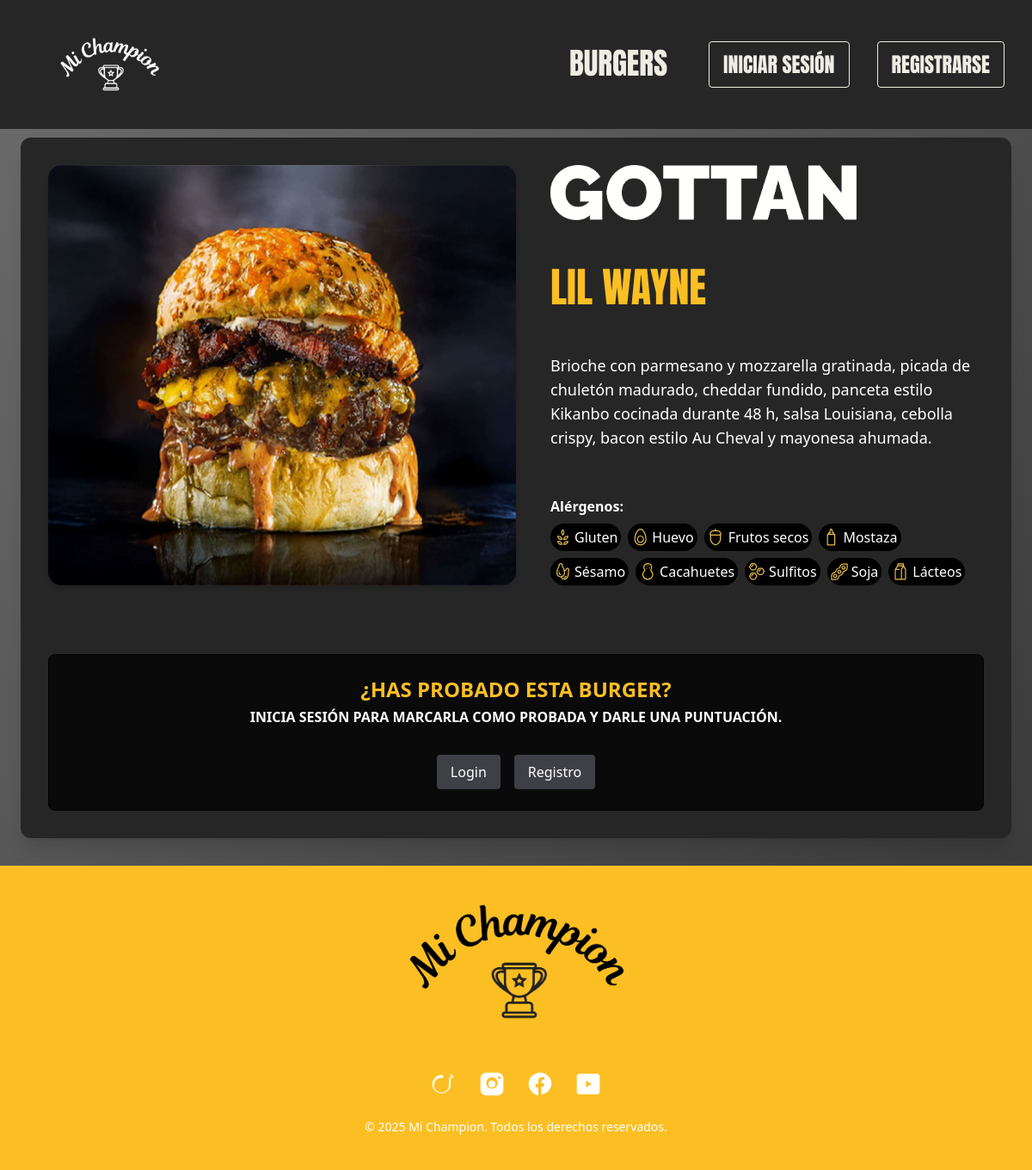
/detalle_burger.php?id=1, run on the app's committed database.
### tables this page shows
CREATE TABLE `burgers` (
  `id` int(11) NOT NULL,
  `nombre` varchar(100) NOT NULL,
  `restaurante` varchar(100) DEFAULT NULL,
  `descripcion` text DEFAULT NULL,
  `logo` varchar(255) DEFAULT NULL,
  `imagen` varchar(255) DEFAULT NULL,
  `destacado` tinyint(1) NOT NULL
);

CREATE TABLE `alergenos` (
  `id` int(11) NOT NULL,
  `nombre` varchar(100) NOT NULL,
  `icono` varchar(255) DEFAULT NULL
);

### Hamburguesas.php (called while the page is built, shortened)
<?php
    class Hamburguesas {
        private $db;
        public function __construct($db) {
            $this->db = $db;
        }
        public function obtenerBurgerPorId($id) {
            $stmt = $this->db->prepare("SELECT * FROM burgers WHERE id = ?");
            $stmt->execute([$id]);
            return $stmt->fetch(PDO::FETCH_ASSOC);
        }
        public function obtenerAlergenosPorBurger($burgerId) {
            $stmt = $this->db->prepare("
            SELECT a.nombre, a.icono
            FROM alergenos a
            JOIN alergenos_burgers ab ON a.id = ab.id_alergeno
            WHERE ab.id_burger = ?");
            $stmt->execute([$burgerId]);
            return $stmt->fetchAll(PDO::FETCH_ASSOC);
        }
    }
?>

### detalle_burger.php (the view, shortened to what this page needs)
<?php
    require_once 'Conexion.php';
    require_once 'Hamburguesas.php';
    $conexion = new Conexion();
    $db = $conexion->getConexion();
    $usuario = new Usuario($db);
    $hamburguesas = new Hamburguesas($db);
    $idBurger = intval($_GET['id']);
    $burger = $hamburguesas->obtenerBurgerPorId($idBurger);
    $alergenos = $hamburguesas->obtenerAlergenosPorBurger($burger['id']);
    $email = $_SESSION['email'];
    $usuarioId = $usuario->obtenerIdUsuario($email);
    $burgerId = $burger['id'];
    $yaProbada = $hamburguesas->probada($usuarioId, $burgerId);
    $atributos = ['Pan', 'Carne', 'Combinacion', 'Originalidad', 'Presentacion'];
    $valoracionGuardada = $hamburguesas->obtenerValoracion($usuarioId, $burger['id']) ?? 0;
    $atributoFavoritoGuardado = $hamburguesas->obtenerAtributoFavorito($usuarioId, $burger['id']);
    $redirect = urlencode("burger_detalle.php?id=$burgerId");
?>
<!DOCTYPE html>
<html lang="es">
    <head>
        <script src="https://cdn.tailwindcss.com"></script>
    </head>
    <body class="bg-gradient-to-br from-[#6c6c6c] to-[#343434] text-white">
        <?php include('components/header.php');?>
        <main class="pt-24 mt-8">
            <div class="bg-neutral-800 rounded-xl shadow-xl text-white mt-8 mb-8 p-8 max-w-6xl mx-auto">
                <div class="flex flex-col lg:flex-row gap-10">
                    <div class="flex-shrink-0 w-full lg:w-1/2">
                        <img src="public/<?= htmlspecialchars($burger['imagen']) ?>" alt="<?= htmlspecialchars($burger['nombre']) ?>" class="rounded-2xl w-full object-cover shadow-md">
                    </div>
                    <div class="flex flex-col justify-between w-full lg:w-1/2 space-y-6">
                        <div class="flex justify-center lg:justify-start">
                            <img src="public/<?= htmlspecialchars($burger['logo']) ?>" alt="Logo <?= htmlspecialchars($burger['restaurante']) ?>" class="h-16">
                        </div>
                        <h1 class="text-3xl md:text-5xl font-anton text-amber-400 uppercase mb-8"><?= htmlspecialchars($burger['nombre']) ?></h1>
                        <p class="text-lg text-white"><?= htmlspecialchars($burger['descripcion']) ?></p>
                        <?php if (!empty($alergenos)): ?>
                            <div>
                                <p class="font-semibold mb-2">Alérgenos:</p>
                                <div class="flex flex-wrap gap-2">
                                    <?php foreach ($alergenos as $alergeno): ?>
                                        <span class="bg-black rounded-full p-1 inline-flex items-center gap-1" title="<?= htmlspecialchars($alergeno['nombre']) ?>">
                                            <img src="public/<?= htmlspecialchars($alergeno['icono']) ?>" alt="<?= htmlspecialchars($alergeno['nombre']) ?>" class="h-5 w-5 object-contain"><?= htmlspecialchars($alergeno['nombre']) ?>
                                        </span>
                                    <?php endforeach; ?>
                                </div>
                            </div>
                        <?php endif; ?>
                    </div>
                </div>
                <div class="w-full mt-20">
                    <?php if (isset($_SESSION['email'])): ?>
                        <div class="mt-8" id="acciones-burger-<?= $burger['id'] ?>">
                            <?php if ($yaProbada): ?>
                                <div class="h-1 w-full bg-amber-400 rounded animate-pulse my-10 mx-auto"></div>
                                <div class="flex flex-col items-center justify-center text-center mb-20">
                                    <p class="text-2xl md:text-4xl font-anton text-white uppercase mb-8">¿Qué fue lo mejor de esta burger?</p>
                                    <div class="flex flex-wrap justify-center gap-4 mt-6">
                                        <?php foreach ($atributos as $atributo): ?>
                                            <form method="POST" action="guardar_atributo.php">
                                                <input type="hidden" name="id_burger" value="<?= htmlspecialchars($burger['id']) ?>">
                                                <input type="hidden" name="id_usuario" value="<?= htmlspecialchars($usuarioId) ?>">
                                                <input type="hidden" name="atributo_favorito" value="<?= $atributo ?>">
                                                <button type="submit" class="cursor-pointer text-center focus:outline-none">
                                                    <img src="public/<?= $atributo ?>.svg" alt="<?= ucfirst($atributo) ?>" class="w-20 h-20 object-contain rounded-full border-4
                                                        <?= ($atributo === $atributoFavoritoGuardado) ? 'border-amber-400' : 'border-transparent' ?> hover:border-amber-400 hover:shadow-lg transition duration-300 mx-auto">
                                                    <p class="text-1xl md:text-2xl font-anton text-white mt-2"><?= ucfirst($atributo) ?></p>
                                                </button>
                                            </form>
                                        <?php endforeach; ?>
                                    </div>
                                </div>
                                <div class="h-1 w-full bg-amber-400 rounded animate-pulse my-10 mx-auto"></div>
                                <div class="mt-20 text-center mt-10 mb-20">
                                    <p class="text-2xl md:text-4xl font-anton text-white uppercase mb-4">¿Qué puntuación le das?</p>
                                    <div class="flex justify-center gap-2 text-4xl">
                                    <?php for ($i = 1; $i <= 5; $i++): ?>
                                        <form method="POST" action="guardar_valoracion.php">
                                            <input type="hidden" name="id_burger" value="<?= htmlspecialchars($burger['id']) ?>">
                                            <input type="hidden" name="id_usuario" value="<?= htmlspecialchars($usuarioId) ?>">
                                            <input type="hidden" name="valoracion" value="<?= $i ?>">
                                            <button type="submit" class="<?= $i <= $valoracionGuardada ? 'text-amber-400' : 'text-gray-400' ?> hover:text-amber-400 transition duration-200">
                                                ★
                                            </button>
                                        </form>
                                    <?php endfor; ?>
                                </div>
                                <div class="h-2 w-full bg-amber-400 rounded animate-pulse my-10 mx-auto"></div>
                                <div class="flex items-center justify-center gap-4 flex-wrap text-center mr-20 mt-20">
                                    <p class="text-2xl md:text-3xl font-anton text-white uppercase mb-8">¿Te equivocaste de burger? 😅</p>
                                    <form method="POST" action="marcar.php" class="inline">
                                        <input type="hidden" name="id_burger" value="<?= htmlspecialchars($burger['id']) ?>">
                                        <input type="hidden" name="id_usuario" value="<?= htmlspecialchars($usuarioId) ?>">
                                        <input type="hidden" name="marcar" value="desmarcar">
                                        <button type="submit" class="text-2xl md:text-3xl font-anton text-amber-400 uppercase mb-8 transition-shadow duration-300 hover:shadow-[0_0_20px_rgba(251,191,36,0.8)]">
                                            Desmarcar como probada
                                        </button>
                                    </form>
                                </div>
                            <?php else: ?>
                                <div class="flex items-center justify-center gap-4 flex-wrap text-center mr-20 mt-20">
                                    <p class="text-2xl md:text-4xl font-anton text-white uppercase mb-8 mr-5">¿Ya la has probado?</p>
                                    <form method="POST" action="marcar.php" class="inline">
                                        <input type="hidden" name="id_burger" value="<?= htmlspecialchars($burger['id']) ?>">
                                        <input type="hidden" name="id_usuario" value="<?= htmlspecialchars($usuarioId) ?>">
                                        <input type="hidden" name="marcar" value="marcar">
                                        <button type="submit" class="text-2xl md:text-4xl font-anton text-amber-400 uppercase mb-8 transition-shadow duration-300 hover:shadow-[0_0_20px_rgba(251,191,36,0.8)]">
                                            Marcar como probada
                                        </button>
                                    </form>
                                </div>
                            <?php endif; ?>
                        </div>
                    <?php else: ?>
                        <div class="mt-6 mx-auto p-6 border border-black bg-neutral-950 rounded-lg text-center shadow-sm">
                            <h3 class="text-2xl font-extrabold text-amber-400 uppercase mb-1">¿Has probado esta burger?</h3>
                            <p class="text-1xl font-extrabold text-white uppercase mb-8">Inicia sesión para marcarla como probada y darle una puntuación.</p>
                            <div class="flex justify-center gap-4">
                                <a href="login.php" class="px-4 py-2 bg-zinc-700 text-white rounded hover:bg-amber-400 hover:text-black transition">Login</a>
                                <a href="registro.php?redirect=<?= $redirect ?>" class="px-4 py-2 bg-zinc-700 text-white rounded hover:bg-amber-400 hover:text-black transition">Registro</a>
                            </div>
                        </div>
                    <?php endif; ?>
                </div>
            </div>
        </main>
        <?php include('components/footer.php'); ?>
    </body>
</html>

### components/header.php (shortened to what this page needs)
<header>
    <nav class="fixed top-0 w-full z-50 bg-neutral-800 h-30">
        <div class="max-w-7xl mx-auto px-4 sm:px-6 lg:px-8 py-10">
            <?php if (!isset($_SESSION['email'])): ?>
                <div class="flex justify-between items-center h-full">
                    <a href="index.php" class="flex-shrink-0">
                        <img src="public/michampion_oscuro.png" alt="Mi Champion" style="height: 70px;">
                    </a>
                    <div class="flex space-x-8">
                        <a href="carta_burgers.php" class="text-[20px] md:text-[30px] lg:text-[35px] uppercase font-anton text-[#efece3] px-4 py-2 leading-none hover:text-amber-400 transition-colors duration-200">Burgers</a>
                        <a href="login.php" class="text-[16px] md:text-[20px] lg:text-[24px] uppercase font-anton text-[#efece3] border border-[#efece3] px-4 py-2 rounded hover:text-amber-400 hover:border-amber-400 transition-colors duration-200">Iniciar sesión</a>
                        <a href="registro.php" class="text-[16px] md:text-[20px] lg:text-[24px] uppercase font-anton text-[#efece3] border border-[#efece3] px-4 py-2 rounded hover:text-amber-400 hover:border-amber-400 transition-colors duration-200">Registrarse</a>
                    </div>
                </div>
            <?php endif; ?>
        </div>
    </nav>
</header>

### components/footer.php (shortened to what this page needs)
<footer id="brx-footer">
            <section id="brxe-rjzhkj" class="brxe-section bg-amber-400 py-10">
                <div id="brxe-plxjke" class="brxe-container mx-auto text-center">
                    <div id="brxe-sxniwt" class="mb-6">
                        <img src="public/michampion_logo.png" alt="Logo Mi Champion" class="mx-auto w-64 h-auto">
                    </div>
                    <div class="flex justify-center space-x-6 text-white mt-6">
                        <div class="flex justify-center space-x-6 text-white mt-6">
                            <svg title="TikTok" xmlns="http://www.w3.org/2000/svg" class="w-8 h-8 hover:scale-110 transition-transform" viewBox="0 0 24 24" fill="currentColor">
                                <path d="M16.5 3a5.41 5.41 0 0 0 3.5 1.3V7a8.01 8.01 0 0 1-3.5-.9V13a6.5 6.5 0 1 1-6.5-6.5 6.6 6.6 0 0 1 1.5.2V4.3a8 8 0 0 0-1.5-.1 8 8 0 1 0 8 8V3h-2z"/>
                            </svg>
                            <svg title="YouTube" xmlns="http://www.w3.org/2000/svg" class="w-8 h-8 hover:scale-110 transition-transform" fill="currentColor" viewBox="0 0 24 24">
                                <path d="M19.6 3H4.4C2.95 3 2 4.07 2 5.5v13c0 1.43.95 2.5 2.4 2.5h15.2c1.45 0 2.4-1.07 2.4-2.5v-13c0-1.43-.95-2.5-2.4-2.5zM10 15V9l5 3-5 3z"/>
                            </svg>
                        </div>
                    </div>
                </div>
                <div class="text-white text-center mt-6">
                    <p class="text-sm">© 2025 Mi Champion. Todos los derechos reservados.</p>
                </div>
            </section>
        </footer>

### components/header.php (style rules this page uses)
.font-anton { font-family: 'Anton', sans-serif; }

### data on the page
burgers: imagen (picture), logo (picture), nombre "LIL WAYNE", descripcion "Brioche con parmesano y mozzarella gratinada, picada de chuletón madurado, cheddar fundido, panceta estilo Kikanbo cocinada durante 48 h, salsa Louisiana, cebolla crispy, bacon estilo Au Cheval y mayonesa ahumada."
alergenos: icono (picture), nombre "Gluten"
alergenos: icono (picture), nombre "Huevo"
alergenos: icono (picture), nombre "Frutos secos"
alergenos: icono (picture), nombre "Mostaza"
alergenos: icono (picture), nombre "Sésamo"
alergenos: icono (picture), nombre "Cacahuetes"
alergenos: icono (picture), nombre "Sulfitos"
alergenos: icono (picture), nombre "Soja"
alergenos: icono (picture), nombre "Lácteos"
